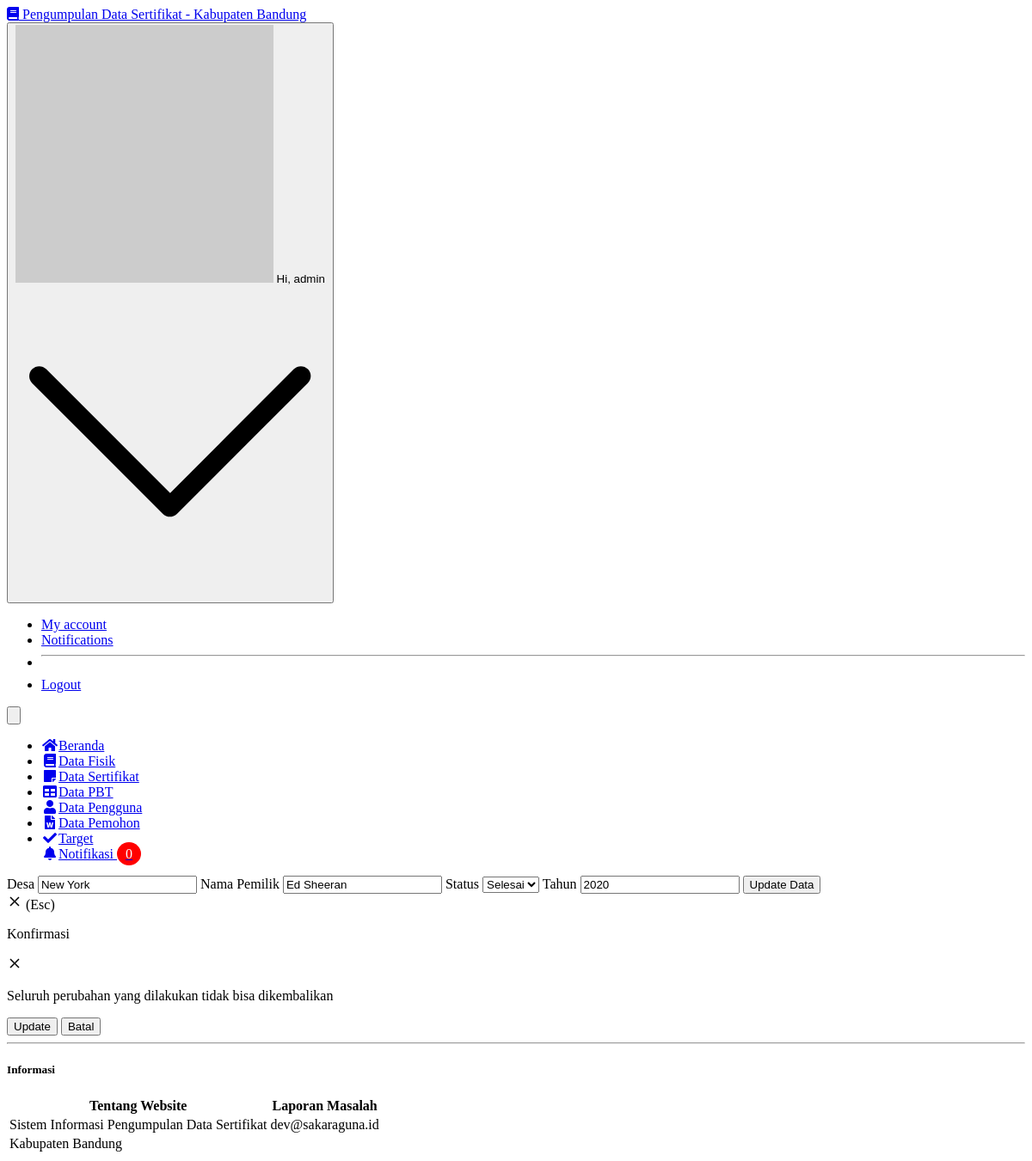
Page /admin/edit_serti.php?no_sertifikat=ABA001 (signed in) on the committed database.
### tables this page shows
CREATE TABLE `data_sertifikat` (
  `no_sertifikat` varchar(6) NOT NULL,
  `desa` varchar(50) NOT NULL,
  `tahun` int(10) NOT NULL,
  `nama` varchar(50) DEFAULT NULL,
  `status` varchar(10) NOT NULL
);

### admin/edit_serti.php (the view, shortened to what this page needs)
<?php
include '../core/conn.php';
$ambilNotif = mysqli_query($connection,"SELECT * FROM permohonan WHERE notif = 'unread' ORDER BY id_permohonan ASC");
$jumlahNotif = mysqli_num_rows($ambilNotif);
$no_sertifikat = $_GET['no_sertifikat'];
$data = mysqli_query($connection,"SELECT * FROM data_sertifikat where no_sertifikat='$no_sertifikat'");
?>
<!DOCTYPE html>
<html lang="en">
  <head>
    <link rel="stylesheet" href="https://use.fontawesome.com/releases/v5.3.1/css/all.css">
    <link href="../assets/css/style.css" rel="stylesheet" type="text/css">
  </head>
  <body class="bg-gray-100 font-sans leading-normal tracking-normal">
    <nav id="header" class="bg-white fixed w-full z-10 top-0 shadow">
      <div class="w-full container mx-auto flex flex-wrap items-center mt-0 pt-3 pb-3 md:pb-0">
        <div class="w-1/2 pl-2 md:pl-0">
          <a class="text-gray-900 text-base xl:text-xl no-underline hover:no-underline font-bold" href="#">
          <i class="fas fa-book text-orange-600 pr-3"></i> Pengumpulan Data Sertifikat - Kabupaten Bandung
          </a>
        </div>
        <div class="w-1/2 pr-0">
          <div class="flex relative inline-block float-right">
            <div class="relative text-sm">
              <button id="userButton" class="flex items-center focus:outline-none mr-3">
                <img class="w-8 h-8 rounded-full mr-4" src="http://i.pravatar.cc/300" alt="Avatar of User"> <span class="hidden md:inline-block">Hi, <?php echo $_SESSION['username'];?></span>
              </button>
              <div id="userMenu" class="bg-white rounded shadow-md mt-2 absolute mt-12 top-0 right-0 min-w-full overflow-auto z-30 invisible">
                <ul class="list-reset">
                  <li><a href="#" class="px-4 py-2 block text-gray-900 hover:bg-gray-400 no-underline hover:no-underline">My account</a></li>
                  <li><a href="#" class="px-4 py-2 block text-gray-900 hover:bg-gray-400 no-underline hover:no-underline">Notifications</a></li>
                  <li>
                    <hr class="border-t mx-2 border-gray-400">
                  </li>
                  <li><a href="../core/logout.php" class="px-4 py-2 block text-gray-900 hover:bg-gray-400 no-underline hover:no-underline">Logout</a></li>
                </ul>
              </div>
            </div>
            <div class="block lg:hidden pr-4">
              <button id="nav-toggle" class="flex items-center px-3 py-2 border rounded text-gray-500 border-gray-600 hover:text-gray-900 hover:border-teal-500 appearance-none focus:outline-none">
              </button>
            </div>
          </div>
        </div>
        <div class="w-full flex-grow lg:flex lg:items-center lg:w-auto hidden lg:block mt-2 lg:mt-0 bg-white z-20" id="nav-content">
          <ul class="list-reset lg:flex flex-1 items-center px-4 md:px-0">
            <li class="mr-6 my-2 md:my-0">
              <a href="index.php" class="block py-1 md:py-3 pl-1 align-middle text-gray-500 no-underline hover:text-gray-900 border-b-2 border-white hover:border-orange-600">
              <i class="fas fa-home fa-fw mr-3 text-gray-500"></i><span class="pb-1 md:pb-0 text-sm">Beranda</span>
              </a>
            </li>
            <li class="mr-6 my-2 md:my-0">
              <a href="fisik.php" class="block py-1 md:py-3 pl-1 align-middle text-gray-500 no-underline hover:text-gray-900 border-b-2 hover:border-pink-500">
              <i class="fas fa-book fa-fw mr-3"></i><span class="pb-1 md:pb-0 text-sm">Data Fisik</span>
              </a>
            </li>
            <li class="mr-6 my-2 md:my-0">
              <a href="sertifikat.php" class="block py-1 md:py-3 pl-1 align-middle text-purple-500 no-underline hover:text-gray-900 border-b-2 border-purple-500 border-white hover:border-purple-500">
              <i class="fa fa-sticky-note fa-fw mr-3"></i><span class="pb-1 md:pb-0 text-sm">Data Sertifikat</span>
              </a>
            </li>
            <li class="mr-6 my-2 md:my-0">
              <a href="pbt.php" class="block py-1 md:py-3 pl-1 align-middle text-gray-500 no-underline hover:text-gray-900 border-b-2 border-white hover:border-green-500">
              <i class="fas fa-table fa-fw mr-3"></i><span class="pb-1 md:pb-0 text-sm">Data PBT</span>
              </a>
            </li>
            <li class="mr-6 my-2 md:my-0">
              <a href="users.php" class="block py-1 md:py-3 pl-1 align-middle text-gray-500 no-underline hover:text-gray-900 border-b-2 border-white hover:border-red-500">
              <i class="fa fa-user fa-fw mr-3"></i><span class="pb-1 md:pb-0 text-sm">Data Pengguna</span>
              </a>
            </li>
            <li class="mr-6 my-2 md:my-0">
              <a href="permohonan.php" class="block py-1 md:py-3 pl-1 align-middle text-gray-500 no-underline hover:text-gray-900 border-b-2 border-white hover:border-blue-500">
              <i class="fa fa-file-word fa-fw mr-3"></i><span class="pb-1 md:pb-0 text-sm">Data Pemohon</span>
              </a>
            </li>
            <li class="mr-6 my-2 md:my-0">
              <a href="target.php" class="block py-1 md:py-3 pl-1 align-middle text-gray-500 no-underline hover:text-gray-900 border-b-2 border-white hover:border-yellow-500">
              <i class="fa fa-check fa-fw mr-3"></i><span class="pb-1 md:pb-0 text-sm">Target</span>
              </a>
            </li>
            <li class="dropdown mr-6 my-2 md:my-0">
              <a href="#" class="block py-1 md:py-3 pl-1 align-middle text-gray-500 no-underline hover:text-gray-900 border-b-2 border-white">
              <i class="fa fa-bell fa-fw mr-3"></i><span class="pb-1 md:pb-0 text-sm">Notifikasi <span class="badge"><?php echo $jumlahNotif;?></span></span>
              </a>
            </li>
          </ul>
        </div>
      </div>
    </nav>
    <div class="container w-full mx-auto pt-20">
      <div class="w-full px-4 md:px-0 md:mt-8 mb-16 text-gray-800 leadim ng-normal ">
        <div class="inline flex flex-wrap items-center justify-center">
          <div class="w-full md:w-1/2 xl:w-1/2 p-3">
            <div class="bg-white border rounded shadow p-2">
							<?php
							while($d = mysqli_fetch_array($data)){
							?>
              <form action="" method="post" class="bg-white rounded p-10">
								<label for="desa" class="flex flex-wrap text-sm font-bold text-gray-500 leading-tight">Desa</label>
                <input id="desa" autocomplete=off type="text" class="mt-1 inline-block bg-gray-200 focus:border-green-500 focus:border-6 shadow-sm appearance-none border rounded w-full py-2 px-3 text-sm text-gray-700 leading-normal focus:outline-none mb-4"  name="desa" value="<?=$d['desa'];?>"/>
                <label for="nama" class="flex flex-wrap text-sm font-bold text-gray-500 leading-tight">Nama Pemilik</label>
                <input id="nama" autocomplete=off type="text" class="mt-1 inline-block bg-gray-200 focus:border-green-500 focus:border-6 shadow-sm appearance-none border rounded w-full py-2 px-3 text-sm text-gray-700 leading-normal focus:outline-none mb-4"  name="nama" value="<?=$d['nama'];?>"/>
                <label for="status" class="flex flex-wrap text-sm font-bold text-gray-500 leading-tight">Status</label>
									<select class="mt-1 inline-block bg-gray-200 focus:border-green-500 focus:border-6 shadow-sm appearance-none border rounded w-full py-2 px-3 text-sm text-gray-700 leading-normal focus:outline-none mb-4" name="status">
										<option value="Aktif">Selesai</option>
									</select>
                <label for="tahun" class="flex flex-wrap text-sm font-bold text-gray-500 leading-tight">Tahun</label>
                <input id="tahun" autocomplete=off type="text" class="mt-1 inline-block bg-gray-200 focus:border-green-500 focus:border-6 shadow-sm appearance-none border rounded w-full py-2 px-3 text-sm text-gray-700 leading-normal focus:outline-none mb-4"  name="tahun" value="<?=$d['tahun'];?>"/>
                <input  class="modal-open mt-1 rounded-md text-sm appearance-none border w-100 py-2 px-6 font-reguler bg-green-800 cursor-pointer hover:bg-gray-900 hover:transition duration-700 text-gray-400 leading-normal" type="submit" name="submit" value="Update Data">
              <div class="modal opacity-0 pointer-events-none fixed w-full h-full top-0 left-0 flex items-center justify-center">
                <div class="modal-container bg-white w-11/12 md:max-w-md mx-auto rounded shadow-lg z-50 overflow-y-auto">
                  <div class="modal-close absolute top-0 right-0 cursor-pointer flex flex-col items-center mt-4 mr-4 text-white text-sm z-50">
                    <svg class="fill-current text-white" xmlns="http://www.w3.org/2000/svg" width="18" height="18" viewBox="0 0 18 18">
                      <path d="M14.53 4.53l-1.06-1.06L9 7.94 4.53 3.47 3.47 4.53 7.94 9l-4.47 4.47 1.06 1.06L9 10.06l4.47 4.47 1.06-1.06L10.06 9z"></path>
                    </svg>
                    <span class="text-sm">(Esc)</span>
                  </div>
                  <div class="modal-content py-4 text-left px-6">
                    <div class="flex justify-between items-center pb-3">
                      <p class="text-2xl font-bold">Konfirmasi</p>
                      <div class="modal-close cursor-pointer z-50">
                        <svg class="fill-current text-black" xmlns="http://www.w3.org/2000/svg" width="18" height="18" viewBox="0 0 18 18">
                          <path d="M14.53 4.53l-1.06-1.06L9 7.94 4.53 3.47 3.47 4.53 7.94 9l-4.47 4.47 1.06 1.06L9 10.06l4.47 4.47 1.06-1.06L10.06 9z"></path>
                        </svg>
                      </div>
                    </div>
                    <p>Seluruh perubahan yang dilakukan tidak bisa dikembalikan</p>
                    <div class="flex justify-end pt-2">
                      <input type="submit" class="px-4 bg-transparent p-3 rounded-lg text-indigo-500 hover:bg-gray-100 hover:text-indigo-400 mr-2" name="update" value="Update">
                      <button class="focus:no-outline modal-close px-4 bg-indigo-500 p-3 rounded-lg text-white hover:bg-indigo-400">Batal</button>
                    </div>
                  </div>
                </div>
              </div>
              </form>
                <?php } ?>
            </div>
          </div>
        </div>
        <hr class="border-t mx-2 border-gray-400">
          <div class="w-full p-3">
            <div class="bg-white border rounded shadow">
              <div class="border-b p-3">
                <h5 class="font-bold uppercase text-gray-600">Informasi</h5>
              </div>
              <div class="p-5">
                <table class="w-full p-5 text-gray-700">
                  <thead>
                    <tr>
                      <th class="text-left text-blue-900">Tentang Website</th>
                      <th class="text-left text-blue-900">Laporan Masalah</th>
                    </tr>
                  </thead>
                  <tbody>
                    <tr>
                      <td>Sistem Informasi Pengumpulan Data Sertifikat</td>
                      <td>dev@sakaraguna.id</td>
                    </tr>
                    <tr>
                      <td>Kabupaten Bandung</td>
                    </tr>
                  </tbody>
                </table>
              </div>
            </div>
          </div>
        </div>
        </div>
</body>
</html>

### admin/edit_serti.php (style rules this page uses)
.badge { top: -10px; right: -10px; padding: 5px 10px; border-radius: 50%; background-color: red; color: white; }
li.dropdown { display: inline-block; }
.modal { transition: opacity 0.25s ease; }

### rows in the picture
data_sertifikat: desa "New York", nama "Ed Sheeran", tahun "2020"

### other values in the picture
$_SESSION['username'] "admin"
$jumlahNotif "0"
